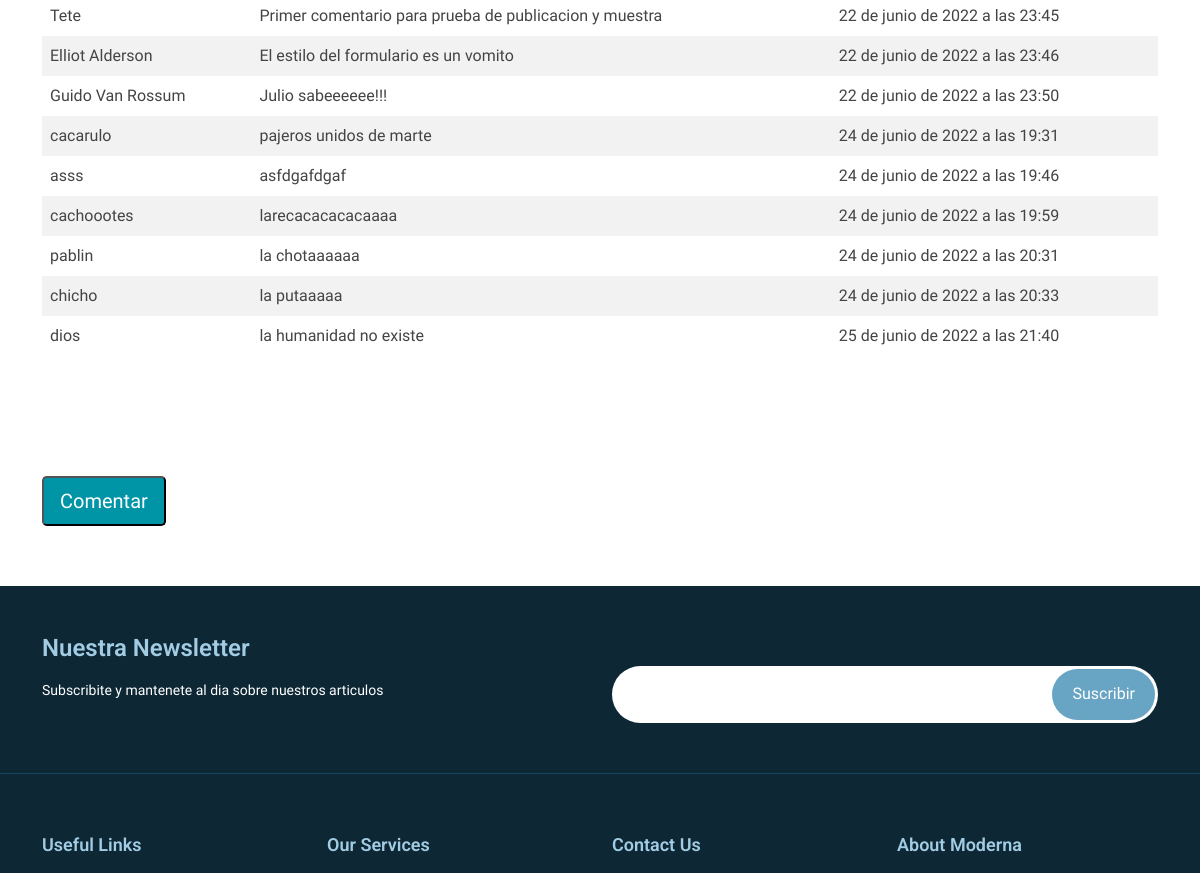
/blog (middle part), run on an earlier commit of the app's database.
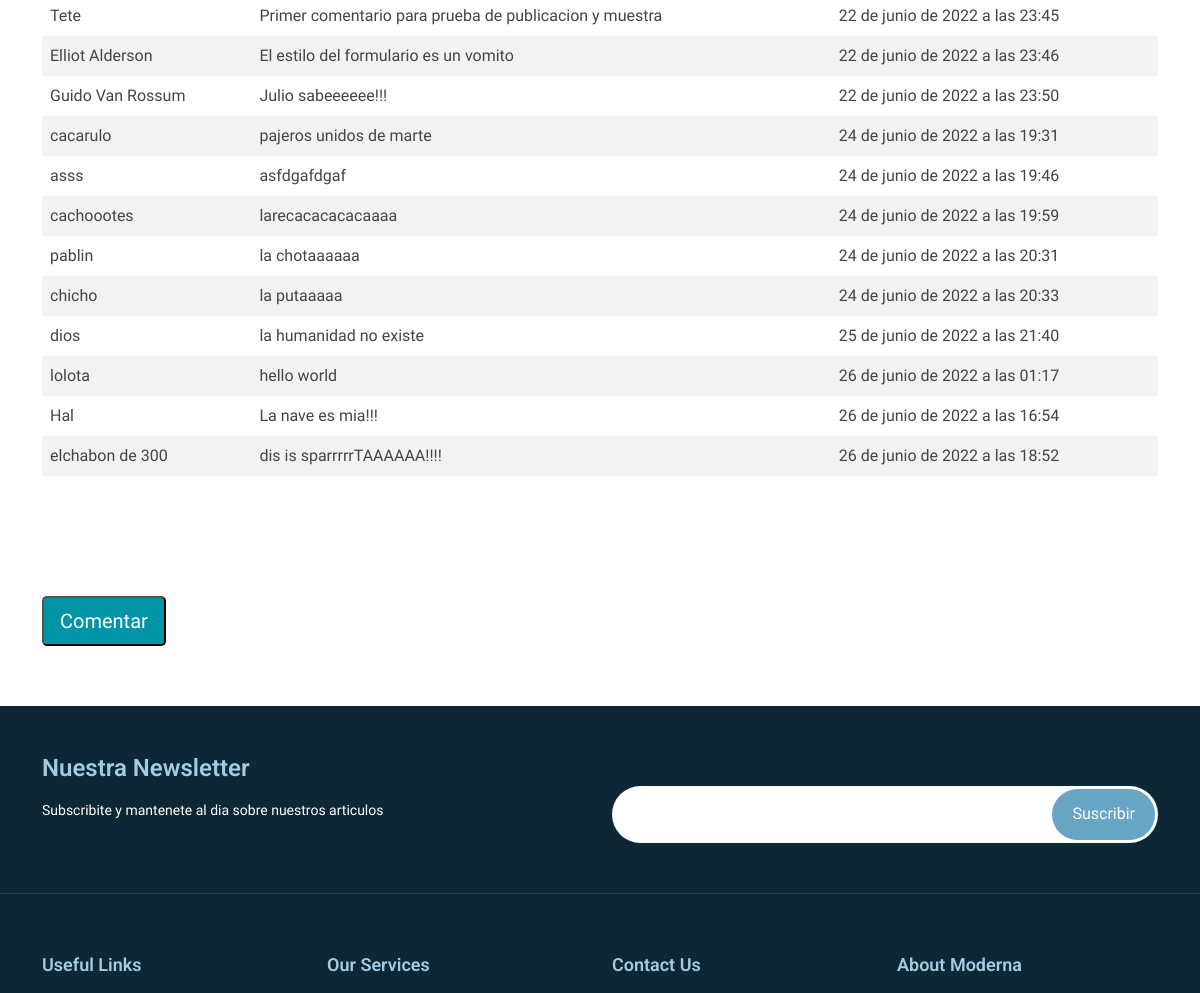
And on a later commit of the database.
### DjangoApp/models.py (models this page shows)
class Comentarios(models.Model):
    nombre = models.CharField(max_length=25)
    comentario = models.TextField()
    creado = models.DateTimeField(auto_now_add=True)

### DjangoApp/views.py (the view, shortened to what this page needs)
# urls.py: path('blog',views.blog, name="blog"),
def blog(request):
    if request.method == "POST":
        form = SubscribForm(request.POST)
        if form.is_valid():
            form.save()
            return redirect('suscripciones')
    else:
        form = SubscribForm()
    comentarios = Comentarios.objects.all()
    ctx = {"comentarios": comentarios, "form": form,}
    return render(request, 'DjangoApp/blog.html', ctx)

### DjangoApp/forms.py
class SubscribForm(forms.ModelForm):
    class Meta:
        model = Subscripcion
        fields = ('email',)

### DjangoApp/templates/DjangoApp/blog.html (shortened to what this page needs)
{% extends "DjangoApp/base.html" %}
{% load static %}
{% block contenido %}
<section class="features">
    <div class="container">
        <table>
            {% for comentario in comentarios %}
            <tr>
                <td>{{comentario.nombre}}</td>
                <td>{{comentario.comentario}}</td>
                <td>{{comentario.creado}}</td>
            </tr>
            {% endfor %}
        </table>
    </div>
</section>
<section class="">
    <div class="container">
        <div class="row">
            <a href="{% url 'comentarios' %}"><button class="btn-lg" style="background-color: #0094a7; color: white" type="submit">Comentar</button></a>
        </div>
    </div>
</section>
{% endblock %}

### DjangoApp/templates/DjangoApp/base.html (shortened to what this page needs)
<!DOCTYPE html>
<html lang="en">
<head>
  {% load static %}
  <link href="{% static 'DjangoApp/assets/vendor/animate.css/animate.min.css' %}" rel="stylesheet">
  <link href="{% static 'DjangoApp/assets/vendor/aos/aos.css' %}" rel="stylesheet">
  <link href="{% static 'DjangoApp/assets/vendor/bootstrap/css/bootstrap.min.css' %}" rel="stylesheet">
  <link href="{% static 'DjangoApp/assets/vendor/bootstrap-icons/bootstrap-icons.css' %}" rel="stylesheet">
  <link href="{% static 'DjangoApp/assets/vendor/boxicons/css/boxicons.min.css' %}" rel="stylesheet">
  <link href="{% static 'DjangoApp/assets/vendor/glightbox/css/glightbox.min.css' %}" rel="stylesheet">
  <link href="{% static 'DjangoApp/assets/vendor/swiper/swiper-bundle.min.css' %}" rel="stylesheet">
  <link href="{% static 'DjangoApp/assets/css/style.css' %}" rel="stylesheet">
</head>
<body>
     {% block contenido %}
     {% endblock %}
    <footer id="footer" data-aos="fade-up" data-aos-easing="ease-in-out" data-aos-duration="500">
            <div class="footer-newsletter">
              <div class="container">
                <div class="row">
                  <div class="col-lg-6">
                    <h4>Nuestra Newsletter</h4>
                    <p>Subscribite y mantenete al dia sobre nuestros articulos</p>
                  </div>
                  <div class="col-lg-6">
                    <form method="POST" >
                         {{ form.as_p }}
                      <input type="submit" value="Suscribir">
                    </form>
                  </div>
                </div>
              </div>
            </div>
            <div class="footer-top">
              <div class="container">
                <div class="row">
                  <div class="col-lg-3 col-md-6 footer-links">
                    <h4>Useful Links</h4>
                  </div>
                  <div class="col-lg-3 col-md-6 footer-links">
                    <h4>Our Services</h4>
                  </div>
                  <div class="col-lg-3 col-md-6 footer-contact">
                    <h4>Contact Us</h4>
                  </div>
                  <div class="col-lg-3 col-md-6 footer-info">
                    <h3>About Moderna</h3>
                  </div>
                </div>
              </div>
            </div>
          </footer>
        </body>
        </html>

### DjangoApp/static/DjangoApp/assets/css/style.css (style rules this page uses)
body { font-family: "Open Sans", sans-serif; color: #444; }
a { color: #4fa6d5; text-decoration: none; }
h1, h2, h3, h4, h5, h6, .font-primary { font-family: "Roboto", sans-serif; }
section { padding: 60px 0; }
#footer { background: #0b212d; padding: 0 0 30px 0; color: #fff; font-size: 14px; }
#footer .footer-newsletter { padding: 50px 0; background: #0d2735; }
#footer .footer-newsletter h4 { font-size: 24px; margin: 0 0 20px 0; padding: 0; line-height: 1; font-weight: 600; color: #a2cce3; }
#footer .footer-newsletter form { margin-top: 30px; background: #fff; padding: 6px 10px; position: relative; border-radius: 50px; }
#footer .footer-newsletter form input[type=email] { border: 0; padding: 4px; width: calc(100% - 100px); }
#footer .footer-newsletter form input[type=submit] { position: absolute; top: 0; right: 0; bottom: 0; border: 0; background: none; font-size: 16px; padding: 0 20px; margin: 3px; background: #68A4C4; color: #fff; transition: 0.3s; border-radius: 50px; }
#footer .footer-top { background: #0d2735; border-top: 1px solid #17455e; border-bottom: 1px solid #123649; padding: 60px 0 30px 0; }
#footer .footer-top .footer-info { margin-bottom: 30px; }
#footer .footer-top .footer-info h3 { font-size: 18px; margin: 0 0 20px 0; padding: 2px 0 2px 0; line-height: 1; color: #a2cce3; font-weight: 600; }
#footer .footer-top h4 { font-size: 18px; font-weight: 600; color: #a2cce3; position: relative; padding-bottom: 12px; }
#footer .footer-top .footer-links { margin-bottom: 30px; }
#footer .footer-top .footer-contact { margin-bottom: 30px; }

### DjangoApp/templates/DjangoApp/blog.html (style rules this page uses)
table { border-collapse: collapse; width: 100%; }
th, td { text-align: left; padding: 8px; }
tr:nth-child(even) { background-color: #f2f2f2 }

What changed in the data, as far as the page shows it:
added Comentarios: nombre "lolota", comentario "hello world", creado "26 de junio de 2022 a las 01:17"
added Comentarios: nombre "Hal", comentario "La nave es mia!!!", creado "26 de junio de 2022 a las 16:54"
added Comentarios: nombre "elchabon de 300", comentario "dis is sparrrrrTAAAAAA!!!!", creado "26 de junio de 2022 a las 18:52"
